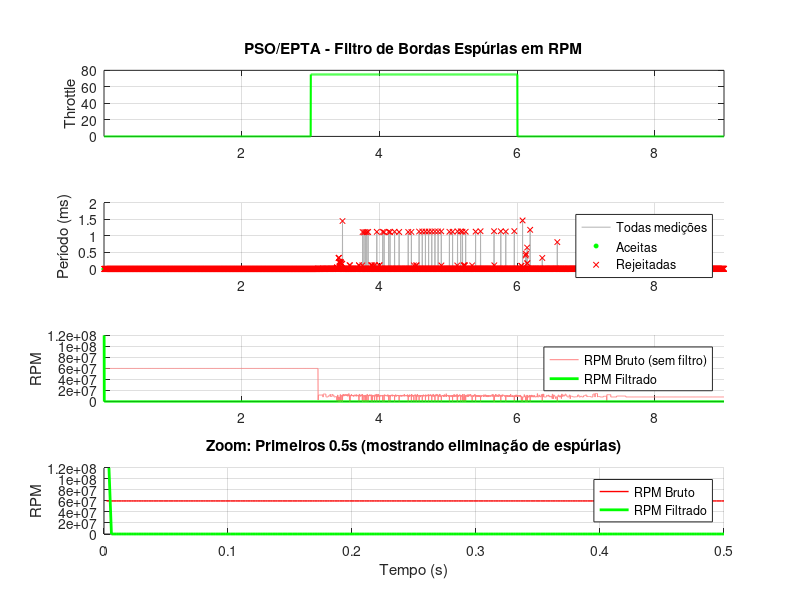

MATLAB code for this plot:
% ==================================================================
% PSO/EPTA - RPM Spurious Edge Filter
% ==================================================================
% Aplica 4 camadas de filtro para eliminar bordas espúrias:
% 1. Debouncing (tempo mínimo entre edges)
% 2. Validação de consistência (variação máxima)
% 3. Filtro de mediana (3 amostras)
% 4. Timeout detection (motor parado)
% ==================================================================

clear all;
close all;
clc;

%% ===== CONFIGURAÇÃO =====
% load daq_period_us
load daq_period_ticks_75

TICKS_MODE = true;
SAMPLING_RATE = 500;            % Hz
BLADE_NUMBER = 2;               % Número de pás

% --- PARÂMETROS DO FILTRO ---
MIN_EDGE_INTERVAL_US = 500;     % Debouncing: 500 μs (permite até 60k RPM)
MAX_PERIOD_VARIATION_PCT = 50;  % Consistência: 50% variação máxima
MEDIAN_FILTER_SIZE = 3;         % Mediana: 3 amostras
MAX_VALID_PERIOD_US = 500000;   % Timeout: 500 ms (60 RPM mínimo)
MIN_VALID_RPM = 60;             % RPM mínimo considerado válido

%% ===== CONVERSÃO DE DADOS =====
if (TICKS_MODE)
    period_ticks = data.rpm;
    period_us = (period_ticks + 20) / 40;
else
    period_us = data.rpm;
end

t = data.index * (1/SAMPLING_RATE);
numSamples = length(t);

%% ===== INICIALIZAÇÃO =====
rpm_raw = 60000000 ./ (period_us * BLADE_NUMBER);  % RPM bruto (sem filtro)
rpm_filtered = zeros(1, numSamples);               % RPM filtrado
edge_status = zeros(1, numSamples);                % Status da edge (0=rejeitada, 1=aceita)

% Variáveis de estado
last_accepted_idx = 0;          % Índice da última edge aceita
last_valid_period_us = 0;       % Último período válido
median_buffer = zeros(1, MEDIAN_FILTER_SIZE);  % Buffer para mediana
median_count = 0;               % Contador do buffer

% Contadores de diagnóstico
edges_total = 0;
edges_rejected_debounce = 0;
edges_rejected_variation = 0;
edges_rejected_timeout = 0;
edges_accepted = 0;

%% ===== PROCESSAMENTO =====
fprintf('Processando %d amostras...\n', numSamples);

for k = 1:numSamples
    current_period_us = period_us(k);
    edges_total = edges_total + 1;
    
    % =====================================================================
    % FILTRO 1: DEBOUNCING - Rejeitar edges muito próximas
    % =====================================================================
    if (last_accepted_idx > 0)
        time_since_last = (k - last_accepted_idx) * (1/SAMPLING_RATE) * 1e6;  % em μs
        
        if (time_since_last < MIN_EDGE_INTERVAL_US)
            % Edge espúria - REJEITAR
            edges_rejected_debounce = edges_rejected_debounce + 1;
            edge_status(k) = 0;
            rpm_filtered(k) = 0;  % ou manter último valor válido
            continue;
        end
    end
    
    % =====================================================================
    % FILTRO 2: TIMEOUT - Período muito longo = motor parado
    % =====================================================================
    if (current_period_us > MAX_VALID_PERIOD_US)
        edges_rejected_timeout = edges_rejected_timeout + 1;
        edge_status(k) = 0;
        rpm_filtered(k) = 0;
        
        % Reset do estado
        last_valid_period_us = 0;
        median_buffer = zeros(1, MEDIAN_FILTER_SIZE);
        median_count = 0;
        
        last_accepted_idx = k;
        continue;
    end
    
    % =====================================================================
    % FILTRO 3: CONSISTÊNCIA - Validar variação
    % =====================================================================
    if (last_valid_period_us > 0)
        % Calcular variação percentual
        period_diff = abs(current_period_us - last_valid_period_us);
        variation_pct = (period_diff / last_valid_period_us) * 100;
        
        if (variation_pct > MAX_PERIOD_VARIATION_PCT)
            % Variação anormal - REJEITAR
            edges_rejected_variation = edges_rejected_variation + 1;
            edge_status(k) = 0;
            rpm_filtered(k) = 0;
            
            last_accepted_idx = k;  % Atualizar para debouncing
            continue;
        end
    end
    
    % =====================================================================
    % FILTRO 4: MEDIANA - Adicionar ao buffer e calcular mediana
    % =====================================================================
    % Adicionar ao buffer circular
    median_buffer = circshift(median_buffer, -1);
    median_buffer(end) = current_period_us;
    
    if (median_count < MEDIAN_FILTER_SIZE)
        median_count = median_count + 1;
    end
    
    % Calcular mediana
    if (median_count == 1)
        filtered_period_us = median_buffer(1);
    elseif (median_count == 2)
        filtered_period_us = mean(median_buffer(1:2));
    else
        filtered_period_us = median(median_buffer);
    end
    
    % =====================================================================
    % CÁLCULO DO RPM FILTRADO
    % =====================================================================
    calculated_rpm = 60000000 / (filtered_period_us * BLADE_NUMBER);
    
    if (calculated_rpm >= MIN_VALID_RPM)
        % RPM válido - ACEITAR
        rpm_filtered(k) = calculated_rpm;
        last_valid_period_us = filtered_period_us;
        edge_status(k) = 1;
        edges_accepted = edges_accepted + 1;
    else
        % RPM muito baixo - considerar motor parado
        rpm_filtered(k) = 0;
        edge_status(k) = 0;
    end
    
    % Atualizar última edge aceita (para debouncing)
    last_accepted_idx = k;
end

%% ===== ESTATÍSTICAS =====
fprintf('\n===== ESTATÍSTICAS DE FILTRAGEM =====\n');
fprintf('Total de edges:              %d\n', edges_total);
fprintf('Edges aceitas:               %d (%.1f%%)\n', edges_accepted, ...
    (edges_accepted/edges_total)*100);
fprintf('Rejeitadas (debouncing):     %d (%.1f%%)\n', edges_rejected_debounce, ...
    (edges_rejected_debounce/edges_total)*100);
fprintf('Rejeitadas (variação):       %d (%.1f%%)\n', edges_rejected_variation, ...
    (edges_rejected_variation/edges_total)*100);
fprintf('Rejeitadas (timeout):        %d (%.1f%%)\n', edges_rejected_timeout, ...
    (edges_rejected_timeout/edges_total)*100);

rejection_rate = ((edges_rejected_debounce + edges_rejected_variation + ...
    edges_rejected_timeout) / edges_total) * 100;
fprintf('Taxa de rejeição total:      %.1f%%\n', rejection_rate);
fprintf('======================================\n\n');

%% ===== GRÁFICOS =====
figure('Position', [100, 100, 1200, 900]);

% Subplot 1: Throttle
subplot(4,1,1);
plot(t, data.throttle, 'g-', 'LineWidth', 1.5);
ylabel('Throttle');
title('PSO/EPTA - Filtro de Bordas Espúrias em RPM');
grid on;
xlim([min(t) max(t)]);

% Subplot 2: Período (com marcadores de edges rejeitadas/aceitas)
subplot(4,1,2);
hold on;

% Plotar todas as medições
plot(t, period_us / 1000, 'Color', [0.7 0.7 0.7], 'LineWidth', 0.5);

% Destacar edges aceitas (verde)
accepted_idx = find(edge_status == 1);
if ~isempty(accepted_idx)
    plot(t(accepted_idx), period_us(accepted_idx) / 1000, 'go', ...
        'MarkerSize', 3, 'MarkerFaceColor', 'g');
end

% Destacar edges rejeitadas (vermelho)
rejected_idx = find(edge_status == 0);
if ~isempty(rejected_idx)
    plot(t(rejected_idx), period_us(rejected_idx) / 1000, 'rx', ...
        'MarkerSize', 4);
end

ylabel('Período (ms)');
legend('Todas medições', 'Aceitas', 'Rejeitadas', 'Location', 'best');
grid on;
xlim([min(t) max(t)]);
hold off;

% Subplot 3: RPM Bruto vs Filtrado
subplot(4,1,3);
hold on;
plot(t, rpm_raw, 'Color', [1 0.5 0.5], 'LineWidth', 0.5);  % Rosa claro
plot(t, rpm_filtered, 'g-', 'LineWidth', 2);                % Verde
ylabel('RPM');
legend('RPM Bruto (sem filtro)', 'RPM Filtrado', 'Location', 'best');
grid on;
xlim([min(t) max(t)]);
ylim([0 max(rpm_filtered)*1.1]);
hold off;

% Subplot 4: Zoom em região com espúrias (primeiros 0.5s)
subplot(4,1,4);
zoom_end_idx = find(t <= 0.5, 1, 'last');
if ~isempty(zoom_end_idx)
    hold on;
    plot(t(1:zoom_end_idx), rpm_raw(1:zoom_end_idx), 'r-', 'LineWidth', 1);
    plot(t(1:zoom_end_idx), rpm_filtered(1:zoom_end_idx), 'g-', 'LineWidth', 2);
    ylabel('RPM');
    xlabel('Tempo (s)');
    legend('RPM Bruto', 'RPM Filtrado', 'Location', 'best');
    title('Zoom: Primeiros 0.5s (mostrando eliminação de espúrias)');
    grid on;
    xlim([0 0.5]);
    hold off;
else
    xlabel('Tempo (s)');
end

%% ===== ANÁLISE ADICIONAL =====
% Calcular taxa de rejeição por faixa de tempo
window_size = 1.0;  % 1 segundo
num_windows = floor(max(t) / window_size);

fprintf('Taxa de rejeição por intervalo de tempo:\n');
for w = 1:min(num_windows, 10)  % Mostrar apenas primeiros 10 segundos
    start_idx = find(t >= (w-1)*window_size, 1, 'first');
    end_idx = find(t < w*window_size, 1, 'last');
    
    if ~isempty(start_idx) && ~isempty(end_idx)
        window_rejected = sum(edge_status(start_idx:end_idx) == 0);
        window_total = end_idx - start_idx + 1;
        window_rejection_rate = (window_rejected / window_total) * 100;
        
        fprintf('  [%.1f - %.1f]s: %.1f%% rejeitadas\n', ...
            (w-1)*window_size, w*window_size, window_rejection_rate);
    end
end

%% ===== SALVAR RESULTADOS =====
results.t = t;
results.period_us = period_us;
results.rpm_raw = rpm_raw;
results.rpm_filtered = rpm_filtered;
results.edge_status = edge_status;
results.stats.edges_total = edges_total;
results.stats.edges_accepted = edges_accepted;
results.stats.edges_rejected_debounce = edges_rejected_debounce;
results.stats.edges_rejected_variation = edges_rejected_variation;
results.stats.edges_rejected_timeout = edges_rejected_timeout;
results.stats.rejection_rate = rejection_rate;

save('rpm_filtered_results.mat', 'results');
fprintf('\nResultados salvos em: rpm_filtered_results.mat\n');
